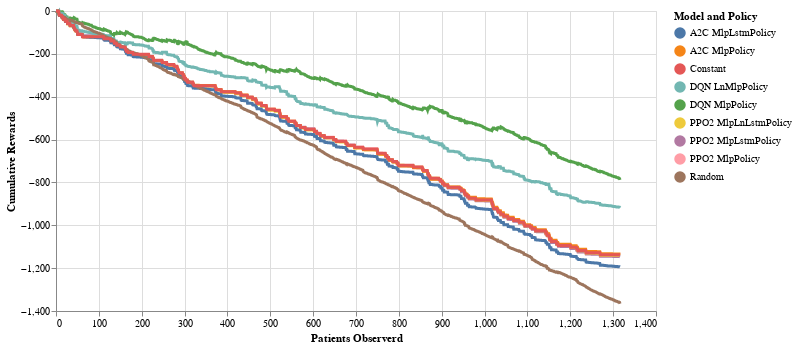

The notebook cell saved with this chart:
### Markdown cell above
## Interactive Charts

### Code cell
highlight = alt.selection(type='single', on='mouseover',
                          fields=['variable'], nearest=True)

alt.Chart(pivot).mark_line().encode(
    x='patients',
    y='value',
    color='variable'
)

base = alt.Chart(pivot).mark_line().encode(
    x=alt.X('patients', axis=alt.Axis(title='Patients Observed')),
    y=alt.Y('value', axis=alt.Axis(title='Cumulative Rewards')),
    color=alt.Color('variable', legend=alt.Legend(title='Model and Policy'))
)
points = base.mark_circle().encode(
    opacity=alt.value(0)
).add_selection(
    highlight
).properties(
    width=600
)

lines = base.mark_line().encode(
    size=alt.condition(~highlight, alt.value(1), alt.value(3))
)

points + lines

### Figure 1 — Vega-Lite specification as saved in the notebook (floating-point values rounded to 4 significant figures; data arrays with more than 128 entries replaced by an {"elided": "..."} marker saying what was removed)
{"config": {"view": {"continuousWidth": 400, "continuousHeight": 300}}, "layer": [{"mark": "circle", "encoding": {"color": {"type": "nominal", "field": "variable", "legend": {"title": "Model and Policy"}}, "opacity": {"value": 0}, "x": {"type": "quantitative", "axis": {"title": "Patients Observerd"}, "field": "patients"}, "y": {"type": "quantitative", "axis": {"title": "Cumulative Rewards"}, "field": "value"}}, "selection": {"selector008": {"type": "single", "on": "mouseover", "fields": ["variable"], "nearest": true}}, "width": 600}, {"mark": "line", "encoding": {"color": {"type": "nominal", "field": "variable", "legend": {"title": "Model and Policy"}}, "size": {"condition": {"value": 1, "selection": {"not": "selector008"}}, "value": 3}, "x": {"type": "quantitative", "axis": {"title": "Patients Observerd"}, "field": "patients"}, "y": {"type": "quantitative", "axis": {"title": "Cumulative Rewards"}, "field": "value"}}}], "data": {"name": "data-195e18ca7d7d174daa090515e9f4ef20"}, "$schema": "https://vega.github.io/schema/vega-lite/v4.8.1.json", "datasets": {"data-195e18ca7d7d174daa090515e9f4ef20": {"elided": "11853 records"}}}
